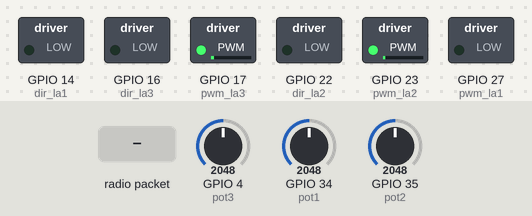
Bench run of a sketch on a simulated ESP32. Parts: switched loads named in the sketch (green lamp = pin HIGH). The inputs (shaded band) are chosen by the test bench; at power-on: GPIO 4 (pot3) = 2048, GPIO 34 (pot1) = 2048, GPIO 35 (pot2) = 2048. What the sketch prints to the serial monitor is not drawn.

Above: at 1.2 s.
1.3 s: radio packet "t" arrives
At 2.4 s:
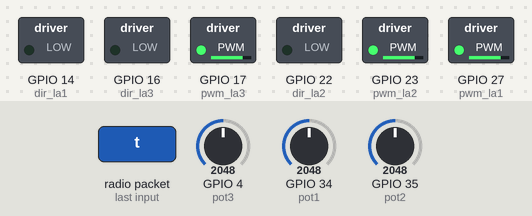
Timing chart, 0 to 4.3 s (numbered marks = the images above; inputs shaded):
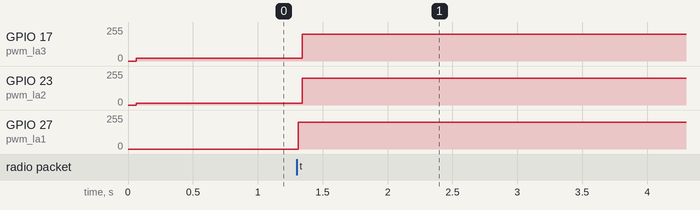

The sketch:

robotic_arm.ino
```cpp
#include <esp_now.h>
#include <WiFi.h>
#include <esp_wifi.h>

uint8_t joystick1_x = 0;
uint8_t joystick1_y = 0;
uint8_t Button1 = 0;

uint8_t joystick2_x = 0;
uint8_t joystick2_y = 0;
uint8_t Button2 = 0;
uint8_t joystick3_x = 0;
uint8_t joystick3_y = 0;
uint8_t Button3 = 0;

uint8_t slide1 = 0;
uint8_t slide2 = 0;

uint8_t pot1_val = 0;
uint8_t pot2_val = 0;
uint8_t pot3_val = 0;

uint8_t payload[11];

// Callback function to handle received data
void OnDataRecv(const uint8_t * mac, const uint8_t *incomingData, int len) {
  memcpy(&payload, incomingData, sizeof(payload));
  Serial.print("Bytes received: ");
  Serial.println(len);
}

// t y u
//  g h j
// m1, m2, m3

int dir_la1 = 14;
int dir_la2 =  22;
int dir_la3 = 16;

int pwm_la1 = 27;
int pwm_la2 = 23;
int pwm_la3 = 17;

int pot1 = 34;
int pot2 = 35;
int pot3 = 4;

uint8_t newMACAddress[] = {0xEC, 0x64, 0xC9, 0x5E, 0x11, 0x3C}; //setting a new mac address

void setup(){
  Serial.begin(115200);

  WiFi.mode(WIFI_STA);

  //Change ESP32 Mac Address
  esp_err_t err = esp_wifi_set_mac(WIFI_IF_STA, &newMACAddress[0]);
  if (err == ESP_OK) {
    Serial.println("Success changing Mac Address");
  }

  if (esp_now_init() != ESP_OK) {
    Serial.println("Error initializing ESP-NOW");
    return;
  }

  pinMode(dir_la1,OUTPUT);
  pinMode(pwm_la1,OUTPUT);
  pinMode(dir_la2,OUTPUT);
  pinMode(pwm_la2,OUTPUT);
  pinMode(dir_la3,OUTPUT);
  pinMode(pwm_la3,OUTPUT);

  pinMode(pot1, INPUT);
  pinMode(pot2, INPUT);
  pinMode(pot3, INPUT);

  assignFromPayload(payload);
  resetPayload(payload);

  // Register callback to receive data
  esp_now_register_recv_cb(esp_now_recv_cb_t(OnDataRecv));

}

//pot 1 - 216 - 290
//pot 2 - 220 - 300
//pot 3 - 115 - 240


void loop() {

  char incoming;

  assignFromPayload(payload);

  // Print received payload data
  Serial.println("payload:");
  Serial.print(joystick1_x); Serial.print(", "); Serial.print(joystick1_y);  Serial.print(", "); Serial.println(Button1);
  Serial.print(joystick2_x); Serial.print(", "); Serial.print(joystick2_y);  Serial.print(", "); Serial.println(Button2);
  Serial.print(joystick3_x); Serial.print(", "); Serial.print(joystick3_y);  Serial.print(", "); Serial.println(Button3);
  Serial.print(slide1); Serial.print(", "); Serial.println(slide2);

  Serial.println(pot1_val);
  Serial.println(pot2_val);
  Serial.println(pot3_val);

  Serial.println("  ");
  Serial.println("  ");
  Serial.println("  ");

  //reading potentiometer values;
  pot1_val = analogRead(pot1) >> 4;
  pot2_val = analogRead(pot2) >> 4;
  pot3_val = analogRead(pot3) >> 4;

  char horizontal1Command = getJoystickCommand(joystick1_x, 'x', 't', 'g');
  char horizontal2Command = getJoystickCommand(joystick2_x, 'x', 'y', 'h');
  char horizontal3Command = getJoystickCommand(joystick3_x, 'x', 'u', 'j');

  char vertical1Command = getJoystickCommand(joystick1_y, 'x', 'd', 'a');
  char vertical2Command = getJoystickCommand(joystick2_y, 'x', 'w', 's');
  char vertical3Command = getJoystickCommand(joystick3_y, 'x', 'f', 'r');

  if (!Button2) {
    roboticArmZero();
  }

  switch (horizontal1Command) {
    case 't':
      Serial.println("la1 forward");
      Serial.println("t");
      digitalWrite(dir_la1, HIGH);
      analogWrite(pwm_la1, 200);
      break;

    case 'g':
      Serial.println("la1 backward");
      Serial.println("g");
      digitalWrite(dir_la1, LOW);
      analogWrite(pwm_la1, 200);
      break;

    default:
      Serial.println("x");
      analogWrite(pwm_la1, 0);
      break;
  }

  switch (horizontal2Command) {
    case 'y':
      Serial.println("la2 forward");
      Serial.println("y");
      digitalWrite(dir_la2, HIGH);
      analogWrite(pwm_la2, 200);
      break;

    case 'h':
      Serial.println("la2 backward");
      Serial.println("h");
      digitalWrite(dir_la2, LOW);
      analogWrite(pwm_la2, 200);
      break;

    default:
      Serial.println("x");
      analogWrite(pwm_la2, 0);
      break;
  }

  switch (vertical2Command) {
    case 'w':
      Serial.println("la3 forward");
      Serial.println("u");
      digitalWrite(dir_la3, HIGH);
      analogWrite(pwm_la3, 200);
      break;

    case 's':
      Serial.println("la3 backward");
      Serial.println("j");
      digitalWrite(dir_la3, LOW);
      analogWrite(pwm_la3, 200);
      break;

    default:
      Serial.println("x");
      analogWrite(pwm_la3, 0);
      break;
  }
}

void assignFromPayload(uint8_t payload[11]) {
  slide2 = payload[0];
  slide1 = payload[1];

  Button3 = payload[2];
  joystick3_y = payload[3];
  joystick3_x = payload[4];

  Button2 = payload[5];
  joystick2_y = payload[6];
  joystick2_x = payload[7];

  Button1 = payload[8];
  joystick1_y = payload[9];
  joystick1_x = payload[10];
}

void resetPayload(uint8_t payload[11]) {
  payload[0] = 0;
  payload[1] = 0;
  payload[2] = 0;
  payload[3] = 128;
  payload[4] = 128;
  payload[5] = 0;
  payload[6] = 128;
  payload[7] = 128;
  payload[8] = 0;
  payload[9] = 128;
  payload[10] = 128;
}

char getJoystickCommand(uint8_t a, char axis, char positive, char negative) {
  if (a >= 0 && a < 5) {
    return negative; // Left or down movement
  } else if (a > 250 && a <= 255) {
    return positive; // Right or up movement
  }
  return axis; // Neutral position
}

void roboticArmZero() {
  Serial.println("zero position");
  if (pot1_val > 185) {
    digitalWrite(dir_la1, LOW);
    analogWrite(pwm_la1, 200);
  }
  if (pot2_val < 245) {
    digitalWrite(dir_la2, LOW);
    analogWrite(pwm_la2, 200);
  }
  if (pot3_val > 115) {
    digitalWrite(dir_la3, LOW);
    analogWrite(pwm_la3, 200);
  }
}
```

Measured:
- after the input at 1.3 s, GPIO 17 (pwm_la3): 19/255 → 200/255 at once; GPIO 23 (pwm_la2): 13/255 → 200/255 at once; GPIO 27 (pwm_la1): 0/255 → 200/255 at once
